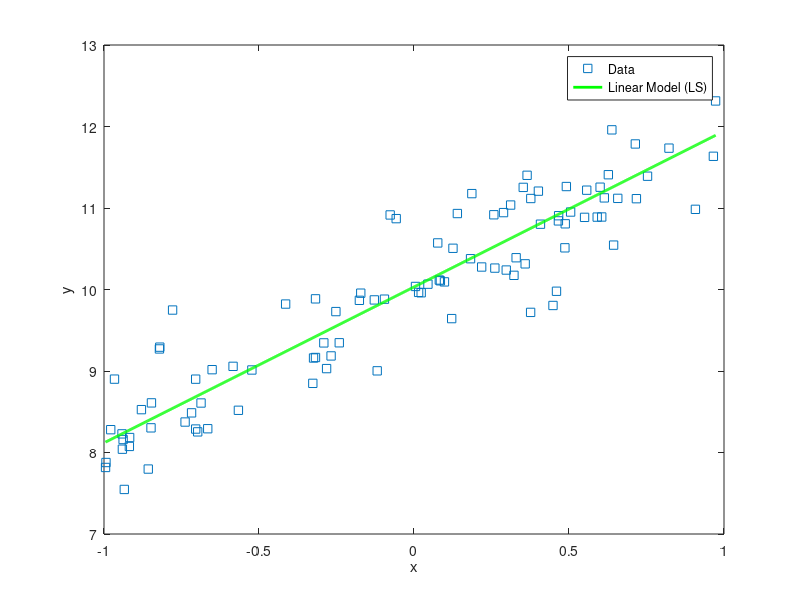

MATLAB code to generate this figure:
clc;
clear;
close all;

n=100;

x=unifrnd(-1,1,[n 1]);

a=2;
b=10;
sigma=0.5;
y=a*x+b+sigma*randn(size(x));

X=[x ones(n,1)];
Y=y;

theta=pinv(X)*Y;

xmin=min(x);
xmax=max(x);
xx=linspace(xmin,xmax,1000);
yy=theta(1)*xx+theta(2);

figure;
plot(x,y,'s');
hold on;
plot(xx,yy,'g','LineWidth',2);
legend('Data','Linear Model (LS)');
xlabel('x');
ylabel('y');



